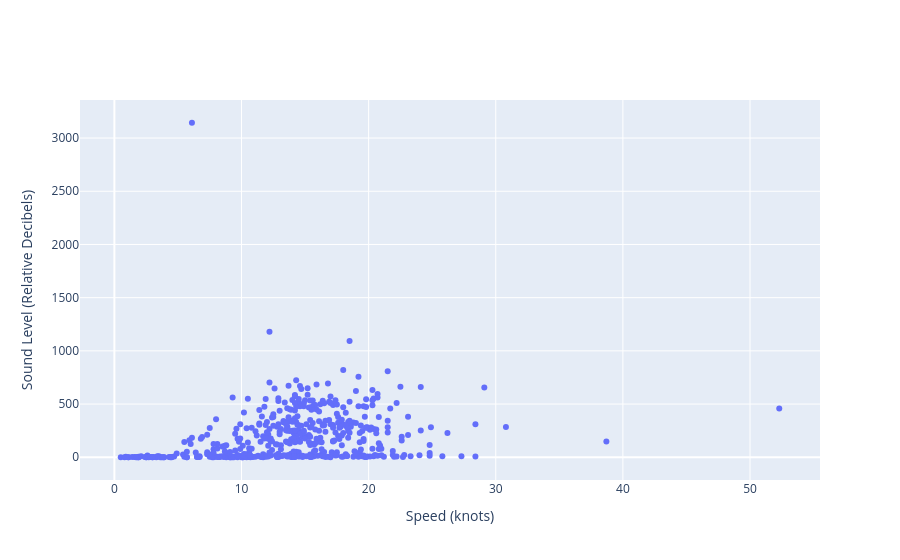

Here is the notebook cell this chart was saved with:
### Markdown cell above
### Cargo ships Speed vs Sound Level

### Code cell
# cargo_df = (
#             ship_df
#             .filter(pl.col("type") == "cargo")
#             .filter(pl.col("bb_avg") > 0))
cargo_df = ship_df.filter(pl.col("bb_avg") > 0)
fig = go.Figure(
    data=go.Scatter(x=cargo_df["max_speed"], y=cargo_df["bb_q95"]*cargo_df["distance"], mode="markers", hovertext=cargo_df["name"])
)
fig.update_layout(
    xaxis_title="Speed (knots)",
    yaxis_title="Sound Level (Relative Decibels)",
    )

### Figure 1 — Plotly figure (JSON) as saved in the notebook; plotly's stock layout.template omitted (floating-point values rounded to 4 significant figures; data arrays with more than 128 entries replaced by an {"elided": "..."} marker saying what was removed)
{"data": [{"hovertext": {"elided": "483 str values"}, "mode": "markers", "type": "scatter", "x": {"elided": "483 float values"}, "y": {"elided": "483 float values"}}], "layout": {"xaxis": {"title": {"text": "Speed (knots)"}}, "yaxis": {"title": {"text": "Sound Level (Relative Decibels)"}}}}
